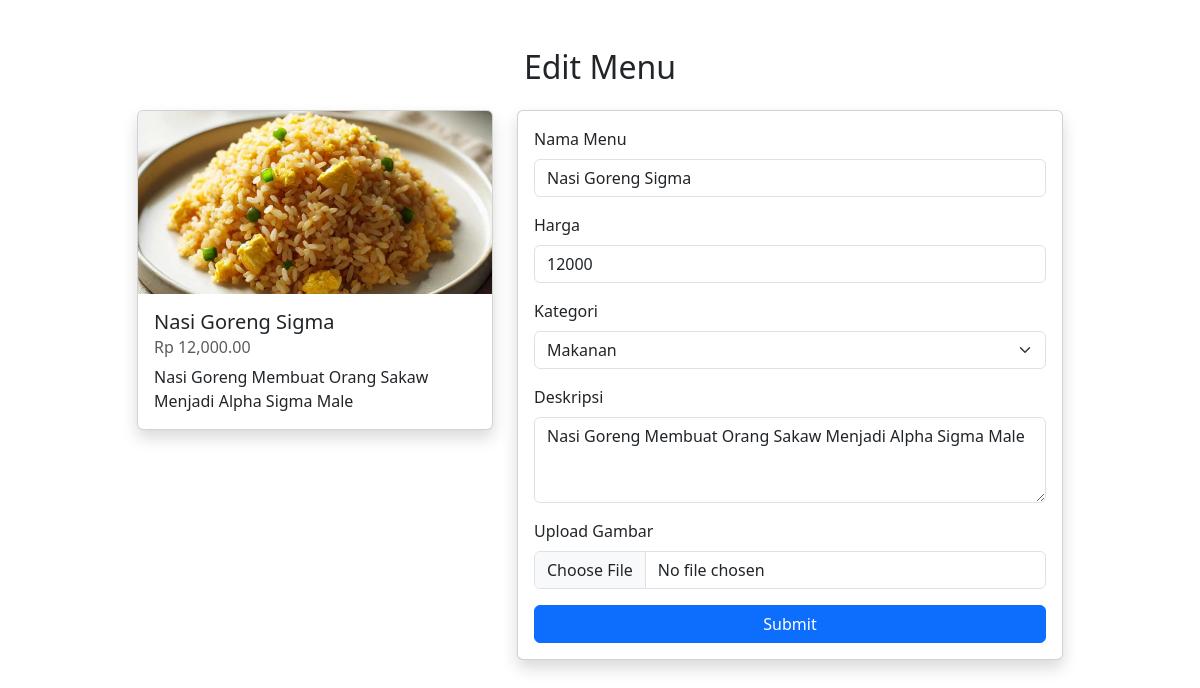
Page /admin/editmenu.php?edit=3 (signed in) on the committed database.
### tables this page shows
CREATE TABLE `menu` (
  `id_menu` int(11) NOT NULL,
  `name` varchar(100) NOT NULL,
  `description` text DEFAULT NULL,
  `price` bigint(255) NOT NULL,
  `category_id` int(11) DEFAULT NULL,
  `image` varchar(100) DEFAULT NULL
);

### admin/editmenu.php (the view, shortened to what this page needs)
<?php
include '../koneksi.php';
$id = $_GET['edit'];
$query = "SELECT * FROM menu WHERE id_menu = $id";
$data = mysqli_query($conn, $query);
$row = mysqli_fetch_array($data);
?>
<!doctype html>
<html lang="en">
<head>
    <link href="https://cdn.jsdelivr.net/npm/bootstrap@5.3.3/dist/css/bootstrap.min.css" rel="stylesheet">
</head>
<body>
<div class="container mt-5">
    <h2 class="text-center mb-4">Edit Menu</h2>
    <div class="row justify-content-center">
        <div class="col-md-4">
            <div class="card shadow">
                <img src="../assets/img/<?= $row['image'] ?>" class="card-img-top" alt="Gambar Makanan">
                <div class="card-body">
                    <h5 class="card-title"><?= htmlspecialchars($row['name']) ?></h5>
                    <h6 class="card-subtitle mb-2 text-muted">Rp <?= number_format($row['price'], 2) ?></h6>
                    <p class="card-text"><?= htmlspecialchars($row['description']) ?></p>
                </div>
            </div>
        </div>
        <div class="col-md-6">
            <div class="card shadow">
                <div class="card-body">
                    <form action="proces.php" method="POST" enctype="multipart/form-data">
                        <div class="mb-3">
                            <label for="nama" class="form-label">Nama Menu</label>
                            <input type="text" class="form-control" name="nama" id="nama" value="<?= htmlspecialchars($row['name']) ?>" required>
                        </div>
                        <div class="mb-3">
                            <label for="harga" class="form-label">Harga</label>
                            <input type="number" class="form-control" name="harga" id="harga" value="<?= $row['price'] ?>" required>
                        </div>
                        <div class="mb-3">
                            <label for="kategori" class="form-label">Kategori</label>
                            <select class="form-select" name="kategori" id="kategori" required>
                                <option value="1" <?= $row['category_id'] == 1 ? 'selected' : '' ?>>Makanan</option>
                            </select>
                        </div>
                        <div class="mb-3">
                            <label for="deskripsi" class="form-label">Deskripsi</label>
                            <textarea class="form-control" name="deskripsi" id="deskripsi" rows="3" required><?= htmlspecialchars($row['description']) ?></textarea>
                        </div>
                        <div class="mb-3">
                            <label for="image" class="form-label">Upload Gambar</label>
                            <input type="file" class="form-control" name="image" id="image">
                        </div>
                        <button type="submit" name="submitedit" class="btn btn-primary w-100">Submit</button>
                    </form>
                </div>
            </div>
        </div>
    </div>
</div>
</body>
</html>

### rows in the picture
menu: image (picture), name "Nasi Goreng Sigma", price "12,000.00", description "Nasi Goreng Membuat Orang Sakaw Menjadi Alpha Sigma Male", nama "Nasi Goreng Sigma", harga "12000", kategori "Makanan", deskripsi "Nasi Goreng Membuat Orang Sakaw Menjadi Alpha Sigma Male"
